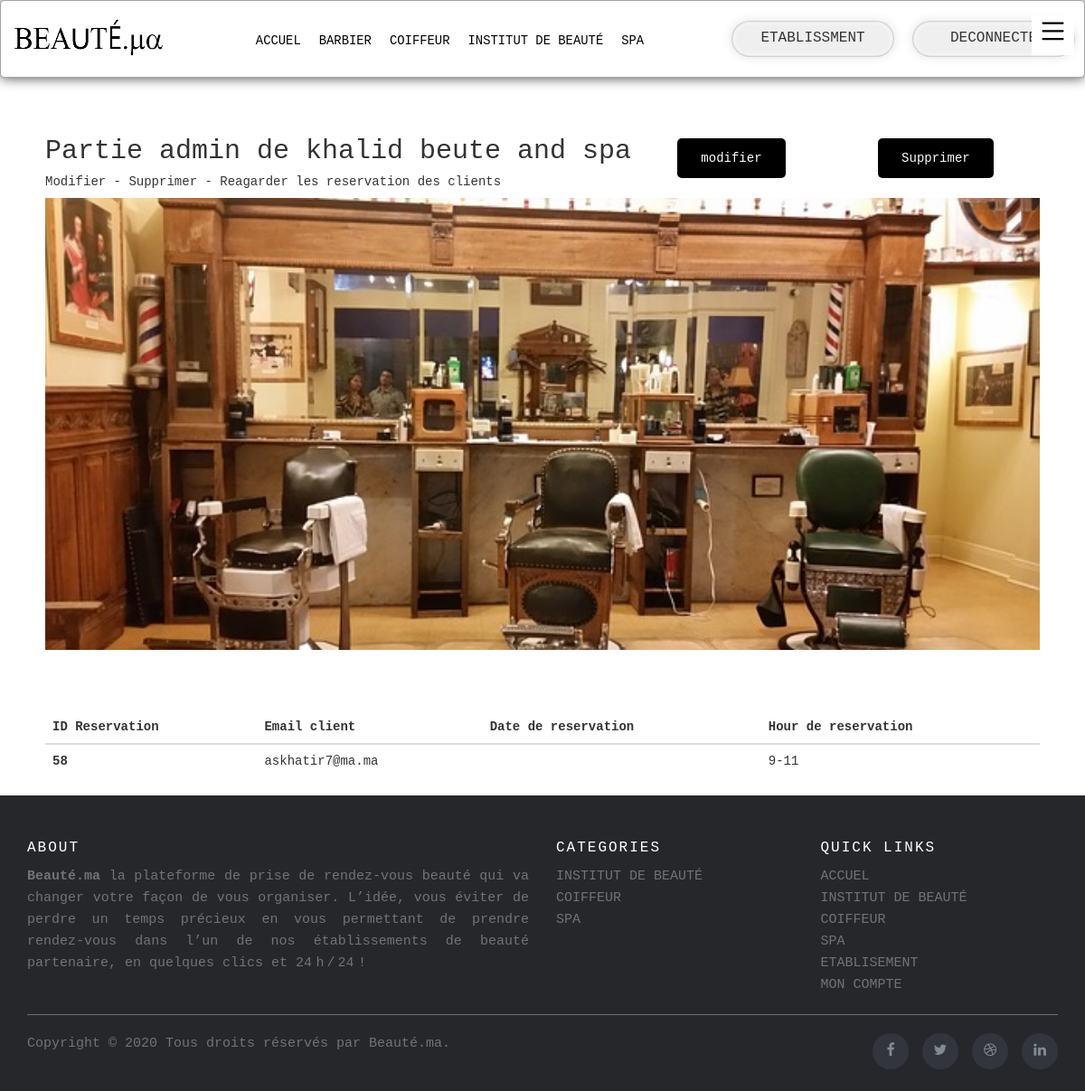
The app's page /index/admin.php (signed in) with its own data.
### tables this page shows
CREATE TABLE `categories` (
  `categoryId` int(11) NOT NULL,
  `categoryName` varchar(100) NOT NULL,
  `categoryDesc` varchar(500) DEFAULT NULL,
  `categoryKey` varchar(500) DEFAULT NULL
);

CREATE TABLE `products` (
  `productId` int(11) NOT NULL,
  `productName` varchar(100) NOT NULL,
  `productDes` varchar(300) DEFAULT NULL,
  `productVille` varchar(50) DEFAULT NULL,
  `productAdress` varchar(300) DEFAULT NULL,
  `productTELE` int(10) DEFAULT NULL,
  `categoryId` int(11) DEFAULT NULL,
  `image` varchar(255) DEFAULT NULL,
  `Email` varchar(255) DEFAULT NULL,
  `prix` int(10) DEFAULT NULL
);

CREATE TABLE `reservation` (
  `Id_res` int(10) NOT NULL,
  `Email_client` varchar(50) DEFAULT NULL,
  `Email_etabl` varchar(50) DEFAULT NULL,
  `date` varchar(100) DEFAULT NULL,
  `hour` varchar(100) DEFAULT NULL,
  `Prix_toutal` int(10) DEFAULT NULL
);

### index/admin.php (the view, shortened to what this page needs)
<!DOCTYPE html>
<html lang="en">
<head>
    <link rel="stylesheet" href="https://cdnjs.cloudflare.com/ajax/libs/font-awesome/4.7.0/css/font-awesome.min.css">
    <link rel="stylesheet" href="https://maxcdn.bootstrapcdn.com/bootstrap/3.3.7/css/bootstrap.min.css">
    <link rel="stylesheet" href="..\style\index.css">
    <link rel="stylesheet" href="..\style\rdv.css">
</head>
<body>
<?php
     require 'navbar.php';
    $db=Database::connect();
    if(isset($_SESSION['EMAIL'])){
        $Email=$_SESSION['EMAIL'];
        $sql="SELECT * FROM `products` WHERE `products`.`Email` ='$Email'";
        $stmt = $db->query($sql);
    }
     ?><br><br>
  <div class="et" style="max-width:1100px;margin:auto">
    <div class="txt_rd">
        <div class="txt">
     <?php
          while ($row = $stmt->fetch()) {
              echo('<h2>Partie admin de '.$row['productName'].' </h2>
              <h5>Modifier - Supprimer - Reagarder les reservation des clients</h5>
          </div>
          <div class="btn_rd">
          <form method="POST" action="updet.php">
              <button style="background-color:black ; border: none;" name="md">modifier</button>
          </form>
          </div>
          <div class="btn_rd">
          <form method="GET">
          <button style="background-color:black ; border: none;" name="sp">Supprimer</button>
          </form>
      </div>
          </div>
              <div class="img" style="background-image: url(../photo/'.$row['image'].');background-repeat: no-repeat; background-size:cover;">
              </div>
<br><br><br>');
        }
        $sql2="SELECT * FROM `reservation` WHERE `reservation`.`Email_etabl` ='$Email'";
        $stmt2 = $db->query($sql2);
        echo'
        <table class="table">
        <thead>
          <tr>
            <th scope="col">ID Reservation</th>
            <th scope="col">Email client</th>
            <th scope="col">Date de reservation</th>
            <th scope="col">Hour de reservation</th>
          </tr>
        </thead>
        <tbody>
          ';
          while ($row2 = $stmt2->fetch()){
              echo('<tr>
                   <th scope="row">'.$row2['Id_res'].'</th>
                   <td>'.$row2['Email_client'].'</td>
                   <td>'.$row2['date'].'</td>
                   <td>'.$row2['hour'].'</td>
                   </tr>
              ');
          }
          echo'
        </tbody>
      </table>';
     ?>
 </div>
 <?php
     require 'footer.php';
     ?>
</body>
</html>

### index/navbar.php (shortened to what this page needs)
<header class="header">
    <h1 class="logo"><a href="#"><img src="../photo/logo.png" alt=""></a></h1>
    <ul class="main-nav" id="ul">
      <li><a href="index.php">ACCUEL</a></li>
      <?php
      $db=Database::connect();
      $stmt = $db->query("SELECT * FROM `categories` ORDER BY `categories`.`categoryName`");
      while ($row = $stmt->fetch()) {
      echo '<a href="etabl.php?cate='.$row['categoryId'].'">'.$row['categoryName'].'</a></li>';
      }
      $email=$_SESSION["EMAIL"];
      $sql="SELECT `exist` FROM `user` WHERE `user`.`userEmail`='$email'";
      $stmt = $db->query($sql);
      $existe='';
      while ($row = $stmt->fetch()) {
         $existe=$row['exist'];
      }
      ?>
  </ul>
  <ul class="ul-1" id="ul1">
      <li>
          <div class="input">
            <?php
             if($_SESSION['ID'] != NULL){
               if($existe !=''){
                 $link="admin.php";
               }
               else if($existe==''){
                 $link="etablessment.php";
               }
             }
             else $link="login.php";
             ?>
                <form action=<?php echo$link; ?>>
                  <input type="submit" value="ETABLISSMENT">
               </form>
          </div>
      </li>
      <li>
        <div>
          <?php
          if($_SESSION['ID'] != NULL){
            $value="Deconnecte";
            echo'<form method="POST"  >';
            echo'<input type="submit" name='.$value.' value='.$value.'>';
            echo'</form>';
          }
          else{
            $value="Connection";
            echo'<form action="login.php">
            <input type="submit" value="'.$value.'">
            </form>';
          }
          ?>
        </div>
    </li>
  </ul>
  <button class="plus-menu" id="btn1" value="btn1" onclick="menu(this.value)" style="display: block;">
          <div >
        </div>
      </button>
</header>

### style/index.css (style rules this page uses)
* { box-sizing: border-box; }
body { font-family: "Courier New", Courier, monospace ; line-height: 1.6; margin: 0; min-height: 100vh; }
ul { margin: 0; padding: 0; list-style: none; }
.logo { margin: 0; }
.logo img { height: 50px; width: 175px; margin: 0; padding: 0; }
a { text-decoration: none; color: black; }
.main-nav { margin-top: 5px; }
.logo a, .main-nav a { padding: 0px 10px; text-transform: uppercase; text-align: center; display: block; }
.main-nav a { color:black; font-size: .99em; }
.header { padding-top: .5em; padding-bottom: .5em; border: 1px solid #a2a2a2; background-color: #ffffff; box-shadow: 0px 0px 14px 0px rgba(0,0,0,0.75); border-radius: 5px; }
.ul-1 { display: flex; flex-wrap: wrap; justify-content: center; }
.ul-1 li { padding: 15px 10px; text-align: center; }
.ul-1 li input { border: none; margin: auto; width: 180px; height: 40px; background: #f0efef; box-shadow: 0px 0px 10px 2px rgba(59,59,59,0.1), inset 0 0px 0px 0 rgba(0,0,0,0), inset 0 0px 0 0 rgba(255,255,255,0), inset 0 0px 0px 0 rgba(0,0,0,0), inset 0 0px 0px 0 rgba(0,0,0,0), inset 0 0px 2px 1px #C2C2CB, inset 0 0px 5px 2px #FFFFFF; border-radius: 100px; font-size: 16px; font-family: "Courier New", Courier, monospace ; text-transform: uppercase; }
.ul-1 li div { border-radius: 100px; }
.plus-menu { color: black; position: absolute; top: 17px; right: 12px; border: none; background-color: white; }
@media (min-width: 769px) { .header, .main-nav { display: flex; } }
@media (min-width: 769px) { .header { flex-direction: column; align-items: center; } }
@media (min-width: 1025px) { .header { flex-direction: row; justify-content: space-between; } }
@media (min-width: 1025px) { .plus-menu { display: none; } }
@media (min-width: 1025px) { #ul { display: flex; } }
@media (min-width: 1025px) { #ul1 { display: flex; } }

### style/rdv.css (style rules this page uses)
h1 { color: black; }
.et .img { height: 500px; width: 100%; }
.et .txt_rd { display: flex; flex-direction: row; justify-content: space-between; }
.btn_rd { display: flex; justify-self: end; background-color: black; color: white; border: none; padding: 10px 20px; border-radius: 5px; margin: auto; }

### records on screen
categories: categoryName "BARBIER"
categories: categoryName "COIFFEUR"
categories: categoryName "INSTITUT DE BEAUTÉ"
categories: categoryName "SPA"
products: productName "khalid beute and spa", image (picture)
reservation: Id_res "58", Email_client "askhatir7@ma.ma", hour "9-11"
